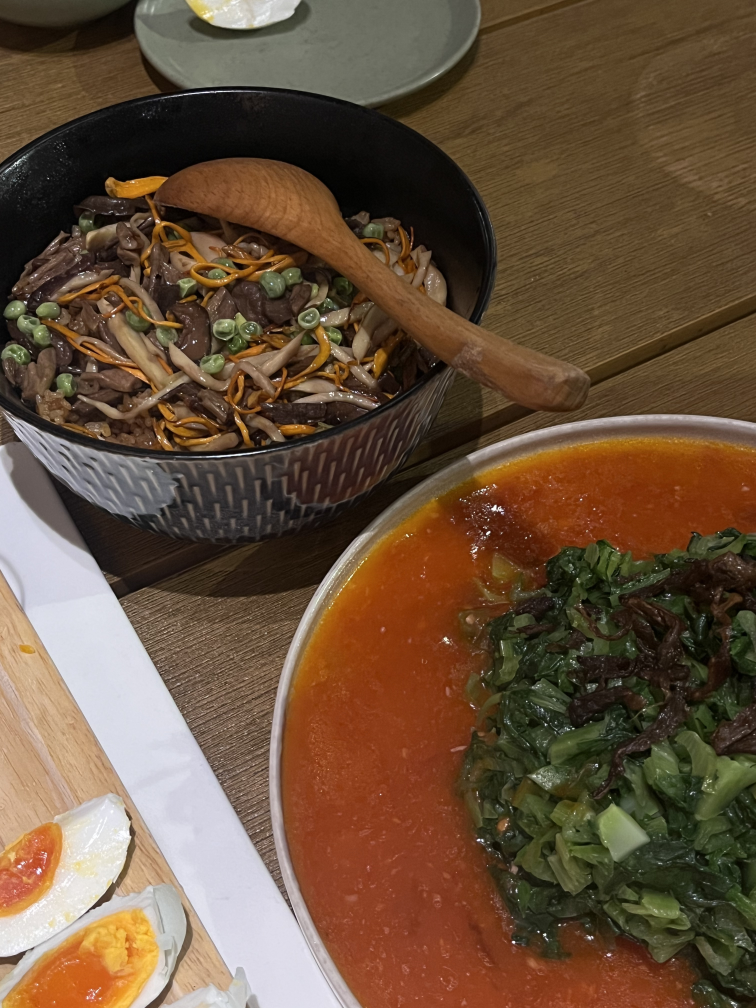
#> input picture hw1-3/hw2/img.jpg, 3024 x 4032 px (shown at 1/4 size)
$ python -i a2.py   (imports and definitions only)   (older library calls are emulated)
#> lines starting #> are read from the running program, lines starting #| are printed output that depends on the picture
#> further down, picture is the input picture: shape (4032, 3024, 3); mean B, G, R 59.5, 81, 104.3
import cv2
import numpy as np
from PIL import Image
import matplotlib
# [1 line not run here, left out]
import matplotlib.pyplot as plt

# tkinter 仅在独立运行时导入（Streamlit Cloud 无 tkinter）
try:
    import tkinter as tk
    from tkinter import filedialog, ttk
    from PIL import ImageTk
    _HAS_TK = True
except ImportError:
    _HAS_TK = False

# ==================== 核心处理函数（供Streamlit调用）====================

# [45 lines left out: functions apply_spatial_filter, compute_gradient, not called in this run]


def compute_spectrum(image):
    """计算图像的傅里叶频谱图"""
    gray = cv2.cvtColor(image, cv2.COLOR_BGR2GRAY) if len(image.shape) == 3 else image
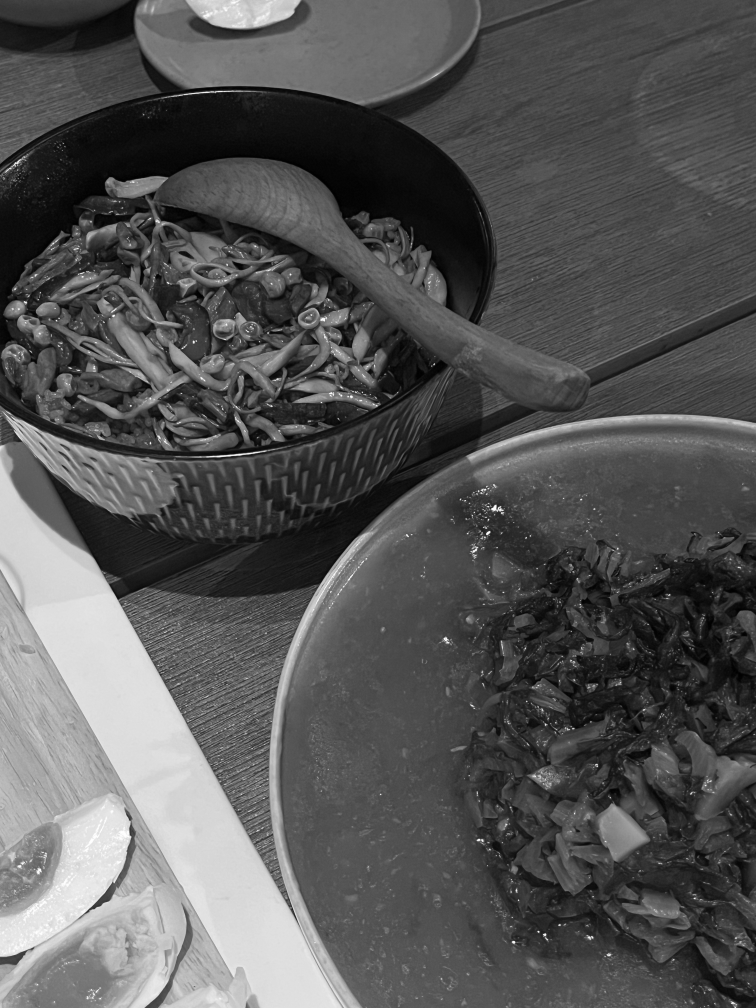
#> gray: shape (4032, 3024) (shown at 1/4 size); min 0, max 255, mean 85.5
    f = np.fft.fft2(gray)
    fshift = np.fft.fftshift(f)
    magnitude_spectrum = 20 * np.log(np.abs(fshift) + 1)
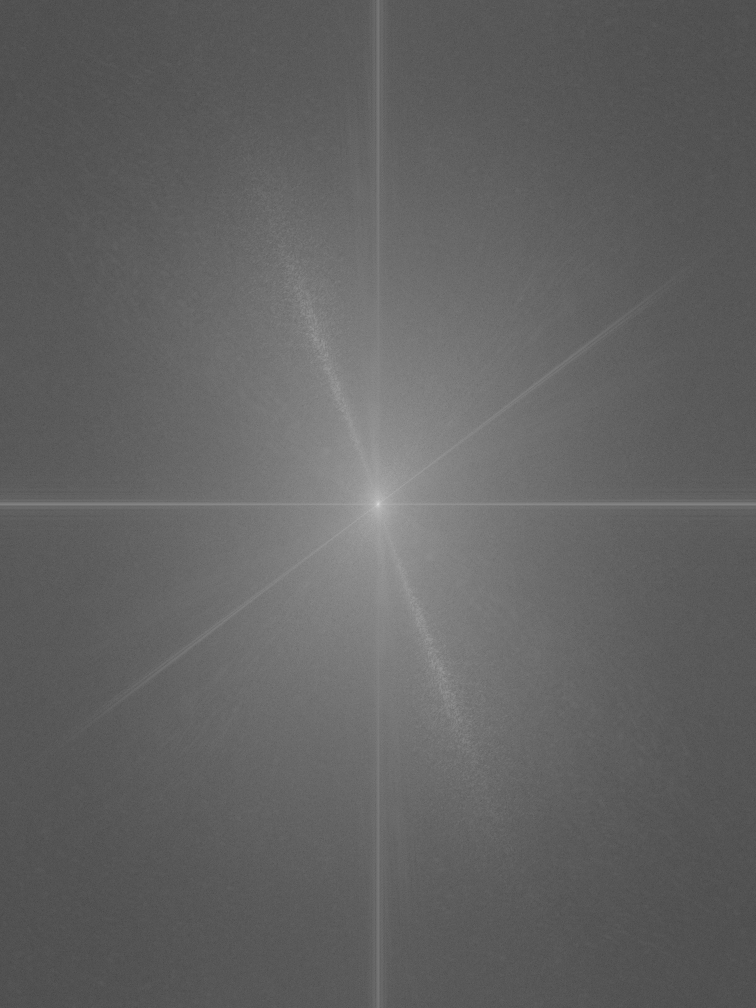
#> magnitude_spectrum: shape (4032, 3024) float64 (shown at 1/4 size); min 14.95, max 415.3, mean 170.1; drawn with min black and max white
    magnitude_spectrum = cv2.normalize(magnitude_spectrum, None, 0, 255, cv2.NORM_MINMAX, cv2.CV_8U)
    return magnitude_spectrum


# [21 lines left out: function apply_frequency_transform, not called in this run]


class ColorSpaceApp:
    # [618 lines left out: functions __init__, load_image, display_interpolation_input, display_images, display_channels, update_control_panel and 7 more, not called in this run]

# [7 lines not run here, left out]

>>> import cv2
>>> picture = cv2.imread('img.jpg')
>>> result = compute_spectrum(picture)
